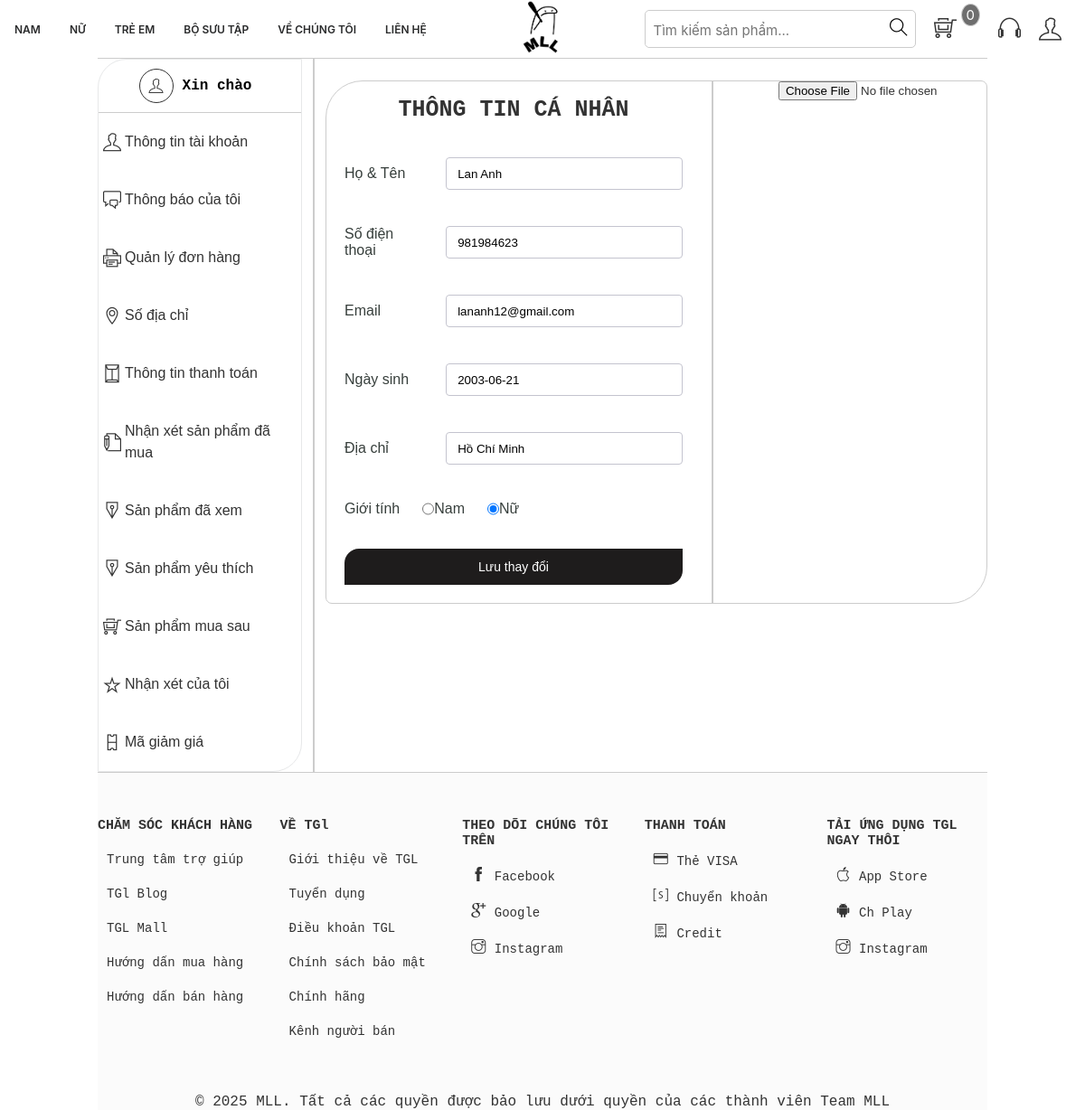
The page /account.php (signed in) on the database its author committed.
### tables this page shows
CREATE TABLE `tbl_uer` (
  `userId` int(11) NOT NULL,
  `name` varchar(255) NOT NULL,
  `username` varchar(255) NOT NULL,
  `userPassword` varchar(255) NOT NULL,
  `email` varchar(255) NOT NULL,
  `gioiTinh` varchar(255) NOT NULL,
  `sdt` int(11) NOT NULL,
  `ngaySinh` varchar(255) NOT NULL,
  `diaChi` text NOT NULL,
  `cauHoiBM` varchar(255) NOT NULL
);

### classses/user.php (called while the page is built, shortened)
<?php
$filepath = realpath(dirname(__FILE__));
include_once($filepath . '/../lib/database.php');
?>
<?php
class user
{
    private $db;
    public function __construct()
    {
        $this->db = new Database();
    }
    public function show_User($userId)
    {
        $query = "SELECT *  FROM tbl_uer WHERE userId = '$userId'";
        $result = $this->db->select($query);
        return $result;
    }
}
?>

### lib/database.php (called while the page is built, shortened)
<?php
    Class Database{
        public $host   = DB_HOST;
        public $user   = DB_USER;
        public $pass   = DB_PASS;
        public $dbname = DB_NAME;
        public $link;
        private function connectDB(){
        $this->link = new mysqli($this->host, $this->user, $this->pass,
            $this->dbname);
        }
        public function select($query){
            $result = $this->link->query($query) or
            die($this->link->error.__LINE__);
            if($result->num_rows > 0){
                return $result;
            } else {
                return false;
            }
        }
}

### inc/handle.php (called while the page is built, shortened)
<?php
    include_once 'lib/session.php';
?>
<?php
    include_once 'lib/database.php';
    $user = new user();
?>

### lib/session.php (called while the page is built, shortened)
<?php
class Session{
 public static function get($key){
    if (isset($_SESSION[$key])) {
     return $_SESSION[$key];
    } else {
     return false;
    }
 }
}
?>

### account.php (the view, shortened to what this page needs)
<?php include './inc/handle.php' ?>
<!DOCTYPE html>
<html lang="en">
<head>
    <link rel="stylesheet" href="assets/css/grid.css">
    <link rel="stylesheet" href="assets/css/account.css">
    <link rel="stylesheet" href="assets/css/main.css">
    <link rel="stylesheet" href="https://pro.fontawesome.com/releases/v5.10.0/css/all.css" />
    <link rel="stylesheet" href="assets/font/themify-icons/themify-icons.css">
</head>
<body>
    <div class="content">
        <div class="grid">
            <?php include 'inc/header.php' ?>
        </div>
        <div class="grid wide" style="border-top: 1px solid #ccc;">
            <div class="account-body">
                <div class="row">
                    <div class="col l-3  underline">
                        <div class="category-all">
                            <ul>
                                <li style="display: flex;
                                align-items: center;
                                justify-content: center;
                                padding: 10px;
                                border-bottom: 1px solid #ccc;">
                                    <span class="ti-user" style="padding: 10px;border: 1px solid;border-radius: 50%;"></span>
                                    <a href="" style="text-decoration: none;padding: 0 10px;font-family: var(--font-family-monospace); color: black;
                                font-weight: bold"> Xin chào</a>
                                </li>
                                <li class="category">
                                    <span class="ti-user"></span>
                                    <a href=""> Thông tin tài khoản</a>
                                </li>
                                <li class="category">
                                    <span class="ti-comments"></span>
                                    <a href=""> Thông báo của tôi</a>
                                </li>
                                <li class="category">
                                    <span class="ti-printer"></span>
                                    <a href="donhang.php"> Quản lý đơn hàng</a>
                                </li>
                                <li class="category">
                                    <span class="ti-location-pin"></span>
                                    <a href=""> Số địa chỉ</a>
                                </li>
                                <li class="category">
                                    <span class="ti-envelope"></span>
                                    <a href=""> Thông tin thanh toán</a>
                                </li>
                                <li class="category">
                                    <span class="ti-write"></span>
                                    <a href=""> Nhận xét sản phẩm đã mua</a>
                                </li>
                                <li class="category">
                                    <span class="ti-ink-pen"></span>
                                    <a href=""> Sản phẩm đã xem</a>
                                </li>
                                <li class="category">
                                    <span class="ti-ink-pen"></span>
                                    <a href=""> Sản phẩm yêu thích</a>
                                </li>
                                <li class="category">
                                    <span class="ti-shopping-cart-full"></span>
                                    <a href=""> Sản phẩm mua sau</a>
                                </li>
                                <li class="category">
                                    <span class="ti-star"></span>
                                    <a href=""> Nhận xét của tôi</a>
                                </li>
                                <li class="category">
                                    <span class="ti-ticket"></span>
                                    <a href=""> Mã giảm giá</a>
                                </li>
                            </ul>
                        </div>
                    </div>
                    <div class="col m-12 l-9">
                        <div class="account-me">
                            <div class="row">
                                <div class="col l-7 m-12 underline">
                                    <div class="account-tt">
                                        <span class="account-title">Thông tin cá nhân</span>
                                    </div>
                                    <?php
                                    $userId = Session::get('user_id');
                                    $infor_user = $user->show_User($userId);
                                    while ($result_infor_user = $infor_user->fetch_assoc()) {
                                    ?>
                                        <form action="" method="post">
                                            <div class="information">
                                                <div class="information-name">
                                                    <label>Họ & Tên</label>
                                                    <input type="text" name="name" value="<?php echo $result_infor_user['name'] ?>">
                                                </div>
                                                <div class="information-name">
                                                    <label>Số điện thoại</label>
                                                    <input type="text" name="phone" value="<?php echo $result_infor_user['sdt'] ?>">
                                                </div>
                                                <div class="information-name">
                                                    <label>Email</label>
                                                    <input type="text" name="email" value="<?php echo $result_infor_user['email'] ?>">
                                                </div>
                                                <div class="information-name">
                                                    <label>Ngày sinh</label>
                                                    <input type="text" name="date" value="<?php echo $result_infor_user['ngaySinh'] ?>">
                                                </div>
                                                <div class="information-name">
                                                    <label>Địa chỉ</label>
                                                    <input type="text" name="address" value="<?php echo $result_infor_user['diaChi'] ?>">
                                                </div>
                                                <div class="information-sex">
                                                    <label>Giới tính</label>
                                                    <?php if ($result_infor_user['gioiTinh'] == "Nam" || $result_infor_user['gioiTinh'] == "nam") { ?>
                                                        <input type="radio" checked="true" name="sex" id="Boy" value="Nam">
                                                        <label for="Nam">Nam</label>
                                                        <input type="radio" name="sex" id="Girl" value="Nữ">
                                                        <label for="Nu">Nữ</label>
                                                    <?php
                                                    } else {
                                                    ?>
                                                        <input type="radio" name="sex" id="Boy" value="Nam">
                                                        <label for="Nam">Nam</label>
                                                        <input type="radio" checked="true" name="sex" id="Girl" value="Nữ">
                                                        <label for="Nu">Nữ</label>
                                                    <?php } ?>
                                                </div>
                                                <div class="infotmation-save">
                                                    <input type="submit" name="save" value="Lưu thay đổi">
                                                </div>
                                            <?php } ?>
                                        </form>
                                </div>
                            </div>
                            <div class="col l-5">
                                <div class="form-upload__img">
                                    <input type="file" name="user_name">
                                </div>
                            </div>
                        </div>
                    </div>
                </div>
            </div>
        </div>
        <?php include './inc/footer.php' ?>
    </div>
</body>
</html>

### assets/css/grid.css (style rules this page uses)
.grid { width: 100%; display: block; padding: 0; }
.grid.wide { max-width: 1200px; margin: 0 auto; }
.row { display: flex; flex-wrap: wrap; margin-left: -4px; margin-right: -4px; }
@media (min-width: 740px) { .row { margin-left: -8px; margin-right: -8px; } }
@media (min-width: 740px) { .m-1, .m-2, .m-3, .m-4, .m-5, .m-6, .m-7, .m-8, .m-9, .m-10, .m-11, .m-12 { display: block; } }
@media (min-width: 740px) { .m-12 { flex: 0 0 100%; max-width: 100%; } }
@media (min-width: 1113px) { .row { margin-left: -12px; margin-right: -12px; } }
@media (min-width: 1113px) { .l-1, .l-2, .l-2-4, .l-3, .l-4, .l-5, .l-6, .l-7, .l-8, .l-9, .l-10, .l-11, .l-12 { display: block; } }
@media (min-width: 1113px) { .l-3 { flex: 0 0 25%; max-width: 25%; } }
@media (min-width: 1113px) { .l-5 { flex: 0 0 41.66667%; max-width: 41.66667%; } }
@media (min-width: 1113px) { .l-7 { flex: 0 0 58.33333%; max-width: 58.33333%; } }
@media (min-width: 1113px) { .l-9 { flex: 0 0 75%; max-width: 75%; } }
@media (min-width: 1024px) and (max-width: 1239px) { .wide { width: 984px; } }
@media (min-width: 1024px) and (max-width: 1239px) { .wide .row { margin-left: -12px; margin-right: -12px; } }
@media (min-width: 1024px) and (max-width: 1239px) { .wide .col { padding-left: 12px; padding-right: 12px; } }
@media (min-width: 1024px) and (max-width: 1239px) { .wide .l-1, .wide .l-2, .wide .l-2-4, .wide .l-3, .wide .l-4, .wide .l-5, .wide .l-6, .wide .l-7, .wide .l-8, .wide .l-9, .wide .l-10, .wide .l-11, .wide .l-12 { display: block; } }
@media (min-width: 1024px) and (max-width: 1239px) { .wide .l-3 { flex: 0 0 25%; max-width: 25%; } }
@media (min-width: 1024px) and (max-width: 1239px) { .wide .l-5 { flex: 0 0 41.66667%; max-width: 41.66667%; } }
@media (min-width: 1024px) and (max-width: 1239px) { .wide .l-7 { flex: 0 0 58.33333%; max-width: 58.33333%; } }
@media (min-width: 1024px) and (max-width: 1239px) { .wide .l-9 { flex: 0 0 75%; max-width: 75%; } }

### assets/css/account.css (style rules this page uses)
:root { --font-family-sans-serif: -apple-system, BlinkMacSystemFont, "Segoe UI", Roboto, "Helvetica Neue", Arial, "Noto Sans", "Liberation Sans", sans-serif, "Apple Color Emoji", "Segoe UI Emoji", "Segoe UI Symbol", "Noto Color Emoji"; --font-family-monospace: SFMono-Regular, Menlo, Monaco, Consolas, "Liberation Mono", "Courier New", monospace; }
.underline { border-right: 2px solid #ccc; }
.category-all { background-color: #fff; height: 100%; border-radius: 32px 0px; border: 1px solid #e7e8e9; }
.category-all ul { margin: 0px; padding: 0px; }
.category-all li { margin: 0px; }
.category { padding: 20px 5px; display: flex; align-items: center; margin: 30px 10px; }
.category a { text-decoration: none; font-size: 16px; line-height: 24px; color: #333; padding-left: 4px; }
.category span { font-size: 20px; }
.account-me { border: 1px solid #ccc; border-radius: 41px 7px; margin-top: 24px; max-width: 100%; -webkit-margin-start: auto; margin-inline-start: auto; -webkit-margin-end: auto; margin-inline-end: auto; }
.account-tt { text-align: center; margin-top: 20px; padding: 0 10px; }
.account-title { font-size: 25px; text-transform: uppercase; line-height: 24px; font-weight: 900; color: #333; font-family: var(--font-family-monospace); }
.information { margin: 20px; }
.information-name { display: flex; align-items: center; margin: 40px 0; justify-content: space-between; }
.information-name input { height: 36px; border-radius: 4px; padding: 10px 12px; line-height: 20px; width: 70%; outline: none; border: 1px solid rgb(196, 196, 207); }
.information-name label { font-size: 16px; max-width: 30%; color: rgb(55, 63, 60); padding-right: 25px; }
.information-sex { display: flex; }
.information-sex label { font-size: 16px; padding-right: 25px; color: rgb(55, 63, 60); }
.infotmation-save input { margin-top: 20px; border: 0px; width: 100%; height: 40px; border-radius: 16px 0px; color: rgb(255, 255, 255); font-size: 14px; background-color: rgb(30 28 28); cursor: pointer; }
.form-upload__img { width: 170px; height: 170px; border-radius: 50%; position: relative; z-index: 5; margin: 0 auto; }

### rows shown on the page
tbl_uer: name "Lan Anh", phone "981984623", email "lananh12@gmail.com", date "2003-06-21", address "Hồ Chí Minh"
